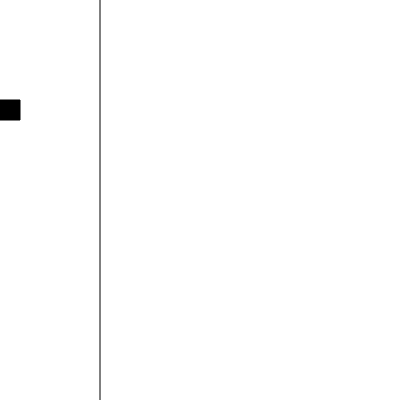
Frame 1 (no input)
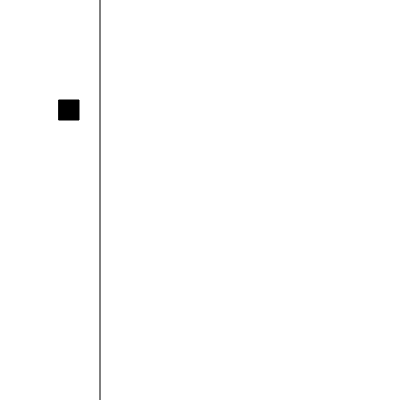
Frame 60 (no input)
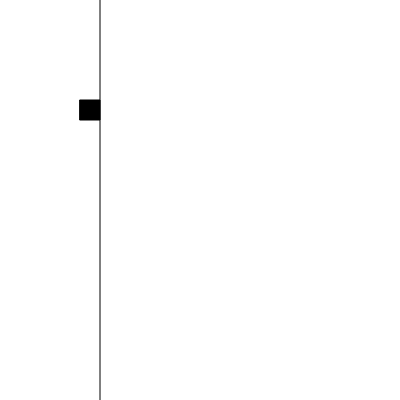
Frame 120 (the mouse pressed at the canvas centre since frame 60)

The p5.js sketch that drew these frames (run headless with seeded random() and noise() and a simulated clock; from frame 60 on, the mouse is pressed at the canvas centre):

// p5.js sketch
// ── sketch.js
/*	Move rect across canvas by incrementing variable
	start the shape at x = 0 and use an if statement
	to have it stop at x = 100.
	Rewrite the code using constrain
*/ 

var r = {
	x: 0,
	y: 100,
	w: 20, 
	f: 0
}

function setup() {
	createCanvas(400, 400);
}

function draw() {
	background(255);

	fill(r.f);
	rect(r.x, r.y, r.w, r.w);

	// for testing
	stroke(0);
	line(100, 0, 100, height)

	r.x = r.x + 1;

	// if (x >= 80) {
	// 	x = 80;
	// }

	// I like this version better because it incorporates rect.w
	r.x = constrain(r.x, 0, 80);
}
